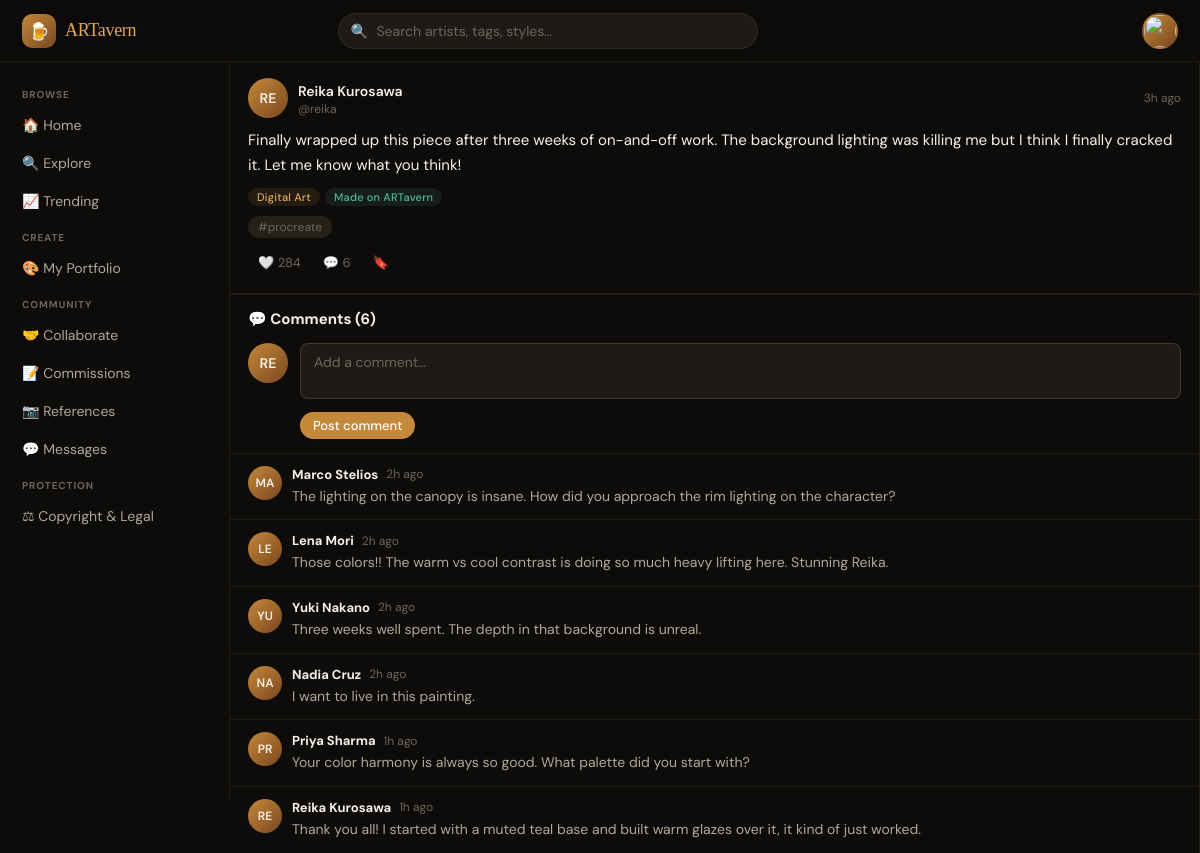
The app's page /pages/post.php?id=1 (signed in) with its own data.
### tables this page shows
CREATE TABLE post_tags (
    post_id INT UNSIGNED NOT NULL,
    tag_id  INT UNSIGNED NOT NULL,
    PRIMARY KEY (post_id, tag_id),
    FOREIGN KEY (post_id) REFERENCES posts(id) ON DELETE CASCADE,
    FOREIGN KEY (tag_id)  REFERENCES tags(id)  ON DELETE CASCADE
);

CREATE TABLE users (
    id            INT UNSIGNED AUTO_INCREMENT PRIMARY KEY,
    display_name  VARCHAR(80)  NOT NULL,
    username      VARCHAR(40)  NOT NULL UNIQUE,
    email         VARCHAR(180) NOT NULL UNIQUE,
    password_hash VARCHAR(255) NOT NULL,
    bio           TEXT,
    avatar_path   VARCHAR(255),
    banner_path   VARCHAR(255),
    art_styles    VARCHAR(255),           
    commission_open TINYINT(1) DEFAULT 0,
    role          ENUM('user','moderator','admin') DEFAULT 'user',
    agreed_tos    TINYINT(1) DEFAULT 0,
    is_verified   TINYINT(1) DEFAULT 0,
    created_at    DATETIME DEFAULT CURRENT_TIMESTAMP,
    updated_at    DATETIME DEFAULT CURRENT_TIMESTAMP ON UPDATE CURRENT_TIMESTAMP
);

CREATE TABLE posts (
    id            INT UNSIGNED AUTO_INCREMENT PRIMARY KEY,
    user_id       INT UNSIGNED NOT NULL,
    body          TEXT,
     
    medium        ENUM('digital','traditional','pixel_art','3d','mixed','other') DEFAULT 'digital',
    source        ENUM('created_on_site','uploaded') DEFAULT 'uploaded',
     
    image_path    VARCHAR(255),
     
    like_count    INT UNSIGNED DEFAULT 0,
    comment_count INT UNSIGNED DEFAULT 0,
    repost_count  INT UNSIGNED DEFAULT 0,
    is_deleted    TINYINT(1) DEFAULT 0,
    created_at    DATETIME DEFAULT CURRENT_TIMESTAMP,
    updated_at    DATETIME DEFAULT CURRENT_TIMESTAMP ON UPDATE CURRENT_TIMESTAMP,
    FOREIGN KEY (user_id) REFERENCES users(id) ON DELETE CASCADE
);

CREATE TABLE tags (
    id         INT UNSIGNED AUTO_INCREMENT PRIMARY KEY,
    name       VARCHAR(80)  NOT NULL UNIQUE,    
    slug       VARCHAR(80)  NOT NULL UNIQUE,
    post_count INT UNSIGNED DEFAULT 0,
    created_at DATETIME DEFAULT CURRENT_TIMESTAMP
);

CREATE TABLE comments (
    id         INT UNSIGNED AUTO_INCREMENT PRIMARY KEY,
    post_id    INT UNSIGNED NOT NULL,
    user_id    INT UNSIGNED NOT NULL,
    parent_id  INT UNSIGNED DEFAULT NULL,    
    body       TEXT NOT NULL,
    is_deleted TINYINT(1) DEFAULT 0,
    created_at DATETIME DEFAULT CURRENT_TIMESTAMP,
    FOREIGN KEY (post_id)   REFERENCES posts(id)    ON DELETE CASCADE,
    FOREIGN KEY (user_id)   REFERENCES users(id)    ON DELETE CASCADE,
    FOREIGN KEY (parent_id) REFERENCES comments(id) ON DELETE SET NULL
);

### includes/config.php (called while the page is built, shortened)
<?php
function db(): PDO {
    static $pdo = null;
    if ($pdo === null) {
        $dsn = 'mysql:host=' . DB_HOST . ';dbname=' . DB_NAME . ';charset=' . DB_CHARSET;
        $pdo = new PDO($dsn, DB_USER, DB_PASS, [
            PDO::ATTR_ERRMODE            => PDO::ERRMODE_EXCEPTION,
            PDO::ATTR_DEFAULT_FETCH_MODE => PDO::FETCH_ASSOC,
            PDO::ATTR_EMULATE_PREPARES   => false,
        ]);
    }
    return $pdo;
}
function current_user(): ?array {
    return $_SESSION['user'] ?? null;
}
function h(string $s): string {
    return htmlspecialchars($s, ENT_QUOTES, 'UTF-8');
}
function time_ago(string $datetime): string {
    $diff = time() - strtotime($datetime);
    return match(true) {
        $diff < 60     => 'just now',
        $diff < 3600   => floor($diff / 60) . 'm ago',
        $diff < 86400  => floor($diff / 3600) . 'h ago',
        $diff < 604800 => floor($diff / 86400) . 'd ago',
        default        => date('M j, Y', strtotime($datetime)),
    };
}
function medium_label(string $m): string {
    return match($m) {
        'digital'     => 'Digital Art',
        'traditional' => 'Traditional',
        'pixel_art'   => 'Pixel Art',
        '3d'          => '3D Art',
        'mixed'       => 'Mixed Media',
        default       => 'Other',
    };
}
function source_label(string $s): string {
    return $s === 'created_on_site' ? 'Made on ARTavern' : 'Uploaded';
}

### includes/posts.php (called while the page is built, shortened)
<?php
require_once __DIR__ . '/config.php';
function get_post(int $id): ?array {
    $st = db()->prepare('SELECT p.*, u.display_name, u.username, u.avatar_path
        FROM posts p JOIN users u ON u.id=p.user_id
        WHERE p.id=? AND p.is_deleted=0');
    $st->execute([$id]);
    $post = $st->fetch();
    $posts = attach_tags_to_posts(db(), [$post]);
    return $posts[0];
}
function attach_tags_to_posts(PDO $pdo, array $posts): array {
    $ids = array_column($posts, 'id');
    $in  = implode(',', array_fill(0, count($ids), '?'));
    $st  = $pdo->prepare("SELECT pt.post_id, t.name, t.slug
                           FROM post_tags pt JOIN tags t ON t.id=pt.tag_id
                           WHERE pt.post_id IN ($in)");
    $st->execute($ids);
    $tagMap = [];
    foreach ($st->fetchAll() as $r) {
        $tagMap[$r['post_id']][] = $r;
    }
    return $posts;
}
function get_comments(int $post_id): array {
    $st = db()->prepare('SELECT c.*, u.display_name, u.username, u.avatar_path
        FROM comments c JOIN users u ON u.id=c.user_id
        WHERE c.post_id=? AND c.is_deleted=0 ORDER BY c.created_at ASC');
    $st->execute([$post_id]);
    return $st->fetchAll();
}

### pages/post.php (the view, shortened to what this page needs)
<?php
require_once __DIR__ . '/../includes/config.php';
require_once __DIR__ . '/../includes/posts.php';
$id   = (int)($_GET['id'] ?? 0);
$post = get_post($id);
$user     = current_user();
$comments = get_comments($id);
require_once __DIR__ . '/../includes/header.php';
?>
<div class="post-card" style="cursor:default;">
  <div class="post-header">
    <div class="post-avatar" style="background:linear-gradient(135deg,var(--accent),#7a4820);">
      <?php if ($post['avatar_path']): ?>
        <img src="<?= h(UPLOAD_URL.$post['avatar_path']) ?>" alt="">
      <?php else: ?>
        <?= strtoupper(substr($post['display_name'],0,2)) ?>
      <?php endif; ?>
    </div>
    <div>
      <a class="post-meta-name" href="<?= SITE_URL ?>/pages/profile.php?u=<?= h($post['username']) ?>"
         style="text-decoration:none;"><?= h($post['display_name']) ?></a>
      <div class="post-meta-handle">@<?= h($post['username']) ?></div>
    </div>
    <div class="post-meta-time"><?= time_ago($post['created_at']) ?></div>
  </div>
  <?php if ($post['body']): ?>
    <p class="post-text"><?= nl2br(h($post['body'])) ?></p>
  <?php endif; ?>
  <div class="post-chips">
    <span class="chip chip-medium"><?= h(medium_label($post['medium'])) ?></span>
    <span class="chip chip-source"><?= h(source_label($post['source'])) ?></span>
  </div>
  <?php if ($post['tags']): ?>
  <div class="post-tags">
    <?php foreach ($post['tags'] as $tag): ?>
      <span class="tag" onclick="location.href='<?= SITE_URL ?>/pages/tag.php?slug=<?= h($tag['slug']) ?>'"><?= h($tag['name']) ?></span>
    <?php endforeach; ?>
  </div>
  <?php endif; ?>
  <div class="post-actions">
    <button class="post-action" data-count="<?= $post['like_count'] ?>"
      onclick="toggleLike(this,<?= $post['id'] ?>)">
      🤍 <?= number_format($post['like_count']) ?>
    </button>
    <button class="post-action">💬 <?= number_format($post['comment_count']) ?></button>
    <button class="post-action" onclick="toggleBookmark(this,<?= $post['id'] ?>)">🔖</button>
  </div>
</div>
<div id="comments" style="border-top:1px solid var(--border);">
  <div style="padding:14px 18px;font-size:15px;font-weight:700;">
    💬 Comments (<?= count($comments) ?>)
  </div>
  <?php if ($user): ?>
  <form method="POST" style="padding:0 18px 14px;display:flex;gap:12px;align-items:flex-start;">
    <div class="post-avatar" style="background:linear-gradient(135deg,var(--accent),#7a4820);flex-shrink:0;">
      <?= strtoupper(substr($user['display_name'],0,2)) ?>
    </div>
    <div style="flex:1;">
      <textarea class="form-input" name="comment_body" rows="2"
        placeholder="Add a comment…" style="resize:none;" required></textarea>
      <button type="submit" class="btn btn-primary btn-sm" style="margin-top:8px;">Post comment</button>
    </div>
  </form>
  <?php else: ?>
  <div style="padding:14px 18px;">
    <button class="btn btn-outline" onclick="openModal('login')">Sign in to comment</button>
  </div>
  <?php endif; ?>
  <?php foreach ($comments as $c): ?>
  <div style="padding:12px 18px;border-top:1px solid var(--border);display:flex;gap:10px;">
    <div class="post-avatar" style="background:linear-gradient(135deg,var(--accent),#7a4820);width:34px;height:34px;font-size:12px;flex-shrink:0;">
      <?php if ($c['avatar_path']): ?>
        <img src="<?= h(UPLOAD_URL.$c['avatar_path']) ?>" alt="" style="width:100%;height:100%;object-fit:cover;border-radius:50%;">
      <?php else: ?>
        <?= strtoupper(substr($c['display_name'],0,2)) ?>
      <?php endif; ?>
    </div>
    <div>
      <div style="display:flex;align-items:center;gap:8px;margin-bottom:3px;">
        <a href="<?= SITE_URL ?>/pages/profile.php?u=<?= h($c['username']) ?>"
           style="font-size:13px;font-weight:700;color:var(--text);"><?= h($c['display_name']) ?></a>
        <span style="font-size:12px;color:var(--text3);"><?= time_ago($c['created_at']) ?></span>
      </div>
      <div style="font-size:14px;line-height:1.55;color:var(--text2);"><?= nl2br(h($c['body'])) ?></div>
    </div>
  </div>
  <?php endforeach; ?>
</div>
<?php require_once __DIR__ . '/../includes/footer.php'; ?>

### assets/css/main.css (style rules this page uses)
*, *::before, *::after { box-sizing: border-box; margin: 0; padding: 0; }
:root { --bg: #0e0c0a; --bg2: #141210; --bg3: #1a1714; --surface: #1e1b17; --surface2: #252118; --border: rgba(255,220,140,0.08); --border2: rgba(255,220,140,0.16); --text: #f5f0e8; --text2: #b0a898; --text3: #6e6558; --accent: #c4883a; --accent2: #e0a855; --accent-bg: rgba(196,136,58,0.12); --accent-bg2:rgba(196,136,58,0.22); --teal: #4db89a; --teal-bg: rgba(77,184,154,0.1); --rose: #d4706a; --rose-bg: rgba(212,112,106,0.1); --radius: 12px; --radius-sm: 8px; --radius-lg: 18px; --header-h: 62px; --sidebar-w: 230px; --rsidebar-w:290px; --transition:all 0.18s ease; }
body { font-family: 'DM Sans', sans-serif; background: var(--bg); color: var(--text); min-height: 100vh; overflow-x: hidden; }
a { color: inherit; text-decoration: none; }
.btn { font-family: 'DM Sans', sans-serif; font-size: 14px; font-weight: 500; border: none; cursor: pointer; border-radius: 50px; padding: 8px 18px; transition: var(--transition); text-decoration: none; display: inline-flex; align-items: center; gap: 6px; }
.btn-primary { background: var(--accent); color: #fff; }
.btn-sm { padding: 5px 13px; font-size: 13px; }
.post-card { padding: 16px 18px; border-bottom: 1px solid var(--border); transition: var(--transition); cursor: pointer; }
.post-header { display: flex; align-items: center; gap: 10px; margin-bottom: 10px; }
.post-avatar { width: 40px; height: 40px; border-radius: 50%; flex-shrink: 0; display: flex; align-items: center; justify-content: center; font-size: 14px; font-weight: 600; overflow: hidden; }
.post-meta-name { font-size: 14px; font-weight: 600; }
.post-meta-handle { font-size: 12px; color: var(--text3); }
.post-meta-time { font-size: 12px; color: var(--text3); margin-left: auto; }
.post-text { font-size: 15px; line-height: 1.65; margin-bottom: 10px; }
.post-chips { display: flex; flex-wrap: wrap; gap: 5px; margin-bottom: 10px; }
.chip { font-size: 11px; font-weight: 500; padding: 2px 9px; border-radius: 50px; letter-spacing: 0.02em; }
.chip-medium { background: rgba(196,136,58,0.12); color: var(--accent2); }
.chip-source { background: rgba(77,184,154,0.1); color: var(--teal); }
.post-tags { display: flex; flex-wrap: wrap; gap: 5px; margin-bottom: 10px; }
.tag { font-size: 12px; padding: 3px 10px; border-radius: 50px; background: var(--surface2); color: var(--text3); cursor: pointer; transition: var(--transition); }
.tag::before { content: '#'; }
.post-actions { display: flex; align-items: center; gap: 2px; }
.post-action { display: flex; align-items: center; gap: 5px; padding: 6px 10px; border-radius: 50px; font-size: 13px; color: var(--text3); cursor: pointer; transition: var(--transition); background: none; border: none; font-family: 'DM Sans', sans-serif; }
.form-input { width: 100%; background: var(--surface); border: 1px solid var(--border2); border-radius: var(--radius-sm); padding: 9px 13px; font-family: 'DM Sans', sans-serif; font-size: 14px; color: var(--text); outline: none; transition: var(--transition); }
.form-input::placeholder { color: var(--text3); }

### records on screen
post_tags: post.display_name "RE", post.display_name "Reika Kurosawa", post.username "reika", post.created_at "3h ago", post.body "Finally wrapped up this piece after three weeks of on-and-off work. The background lighting was killing me but I think I finally cracked it. Let me know what you think!", post.medium "Digital Art", post.source "Made on ARTavern", tag.name "procreate", post.like_count "284", post.comment_count "6"
posts: user.display_name "RE"
comments: user.display_name "MA", user.display_name "Marco Stelios", created_at "2h ago", body "The lighting on the canopy is insane. How did you approach the rim lighting on the character?"
comments: user.display_name "LE", user.display_name "Lena Mori", created_at "2h ago", body "Those colors!! The warm vs cool contrast is doing so much heavy lifting here. Stunning Reika."
comments: user.display_name "YU", user.display_name "Yuki Nakano", created_at "2h ago", body "Three weeks well spent. The depth in that background is unreal."
comments: user.display_name "NA", user.display_name "Nadia Cruz", created_at "2h ago", body "I want to live in this painting."
comments: user.display_name "PR", user.display_name "Priya Sharma", created_at "1h ago", body "Your color harmony is always so good. What palette did you start with?"
comments: user.display_name "RE", user.display_name "Reika Kurosawa", created_at "1h ago", body "Thank you all! I started with a muted teal base and built warm glazes over it, it kind of just worked."

### other values on screen
count($comments) "6"
